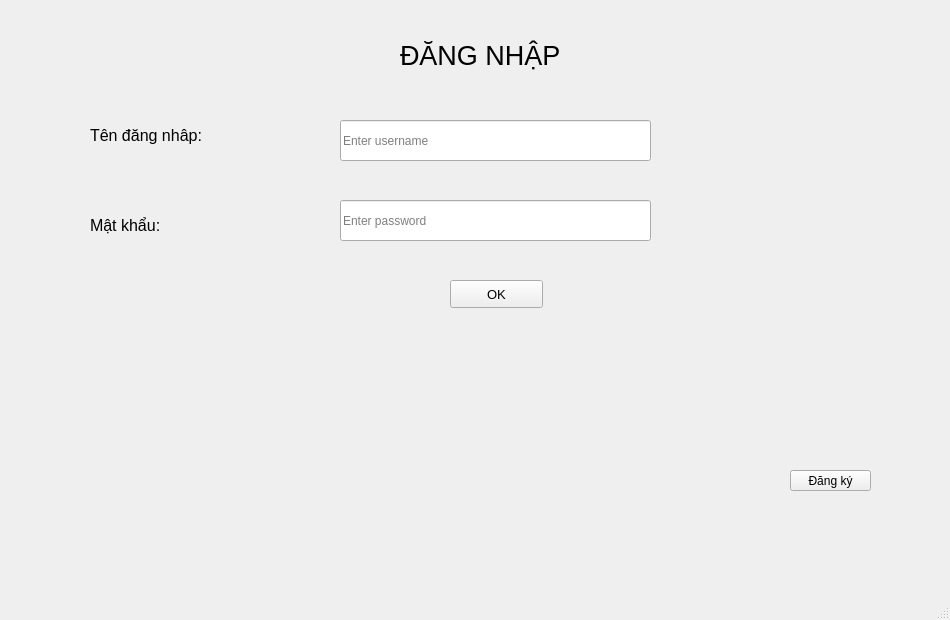
<?xml version="1.0" encoding="UTF-8"?>
<ui version="4.0">
 <class>MainWindow</class>
 <widget class="QMainWindow" name="MainWindow">
  <property name="geometry">
   <rect>
    <x>0</x>
    <y>0</y>
    <width>950</width>
    <height>620</height>
   </rect>
  </property>
  <property name="windowTitle">
   <string>MainWindow</string>
  </property>
  <property name="styleSheet">
   <string notr="true"/>
  </property>
  <widget class="QWidget" name="centralwidget">
   <widget class="QLabel" name="label">
    <property name="geometry">
     <rect>
      <x>400</x>
      <y>30</y>
      <width>191</width>
      <height>51</height>
     </rect>
    </property>
    <property name="font">
     <font>
      <pointsize>20</pointsize>
     </font>
    </property>
    <property name="text">
     <string>ĐĂNG NHẬP</string>
    </property>
   </widget>
   <widget class="QLabel" name="label_2">
    <property name="geometry">
     <rect>
      <x>90</x>
      <y>120</y>
      <width>161</width>
      <height>31</height>
     </rect>
    </property>
    <property name="font">
     <font>
      <pointsize>12</pointsize>
     </font>
    </property>
    <property name="text">
     <string>Tên đăng nhâp:</string>
    </property>
   </widget>
   <widget class="QLabel" name="label_3">
    <property name="geometry">
     <rect>
      <x>90</x>
      <y>210</y>
      <width>161</width>
      <height>31</height>
     </rect>
    </property>
    <property name="font">
     <font>
      <pointsize>12</pointsize>
     </font>
    </property>
    <property name="text">
     <string>Mật khẩu:</string>
    </property>
   </widget>
   <widget class="QPushButton" name="okdn">
    <property name="geometry">
     <rect>
      <x>450</x>
      <y>280</y>
      <width>93</width>
      <height>28</height>
     </rect>
    </property>
    <property name="font">
     <font>
      <pointsize>10</pointsize>
     </font>
    </property>
    <property name="text">
     <string>OK</string>
    </property>
   </widget>
   <widget class="QPushButton" name="OKDK">
    <property name="geometry">
     <rect>
      <x>790</x>
      <y>470</y>
      <width>81</width>
      <height>21</height>
     </rect>
    </property>
    <property name="text">
     <string>Đăng ký</string>
    </property>
   </widget>
   <widget class="QLineEdit" name="user">
    <property name="geometry">
     <rect>
      <x>340</x>
      <y>120</y>
      <width>311</width>
      <height>41</height>
     </rect>
    </property>
    <property name="styleSheet">
     <string notr="true"/>
    </property>
    <property name="text">
     <string/>
    </property>
    <property name="placeholderText">
     <string>Enter username</string>
    </property>
   </widget>
   <widget class="QLineEdit" name="mk">
    <property name="geometry">
     <rect>
      <x>340</x>
      <y>200</y>
      <width>311</width>
      <height>41</height>
     </rect>
    </property>
    <property name="text">
     <string/>
    </property>
    <property name="echoMode">
     <enum>QLineEdit::Password</enum>
    </property>
    <property name="placeholderText">
     <string>Enter password</string>
    </property>
   </widget>
  </widget>
  <widget class="QMenuBar" name="menubar">
   <property name="geometry">
    <rect>
     <x>0</x>
     <y>0</y>
     <width>950</width>
     <height>26</height>
    </rect>
   </property>
  </widget>
  <widget class="QStatusBar" name="statusbar"/>
 </widget>
 <resources/>
 <connections/>
</ui>
